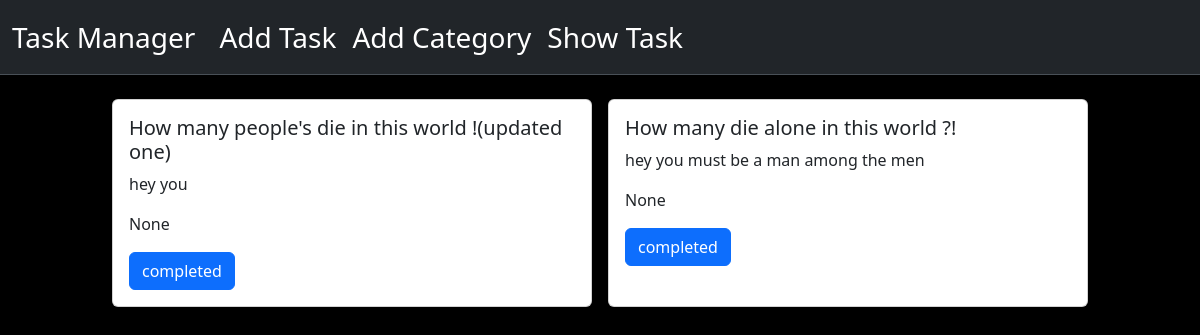
The page / on the database its author committed.
### Task/models.py (models this page shows, shortened)
class AddTask(models.Model):
    tasktitle = models.CharField(max_length=200)
    taskdescription = models.TextField()
    iscomplete = models.BooleanField("Mark as Complete", default=False)
    assigndate = models.DateTimeField()
    category = models.ManyToManyField(categories)

### Task_Management/views.py (the view)
# urls.py: path('',homepage, name = "homepage"),
def homepage(req):
    data = AddTask.objects.all()
    return render(req,'home.html', {'data': data})

### templates/home.html (shortened to what this page needs)
{% extends "base.html" %}
{% block content %}
<div class="d-flex flex-wrap justify-content-center gap-3 mt-4">
{% for val in data %}
  <div class = "card" style="width: 30rem">
    <div class="card-body">
    <h5 class="card-title">{{val.tasktitle}}</h5>
    <p class="card-text">
       {{val.taskdescription}}
    </p>
    <p class="card-text">
       {{val.category.name}}
    </p>
    {% if val.iscomplete %}
    <p class="card-text btn btn-primary">
        completed
    </p>
    {% else %}
    <a href="{% url 'edit_task' val.id %}" class=" btn btn-primary">Edit</a>
    <a href="{% url 'delete_task' val.id %}" class=" btn btn-danger">Delete</a>
    {% endif %}
  </div>
  </div>
  {% endfor %}
</div>
{% endblock content %}

### templates/base.html (shortened to what this page needs)
{% load static %}
<!DOCTYPE html>
<html lang="en">
<head>
    <link href="https://cdn.jsdelivr.net/npm/bootstrap@5.3.6/dist/css/bootstrap.min.css" rel="stylesheet">
    <link rel = "stylesheet", href = "{% static 'css/base.css' %}">
</head>
<body>
<nav class="navbar navbar-expand-lg bg-dark border-bottom border-body" data-bs-theme="dark">
  <div class="container-fluid">
    <a class="navbar-brand fs-3 text-white" href="{% url 'homepage' %}">Task Manager</a>
    <div class="collapse navbar-collapse" id="navbarText">
      <ul class="navbar-nav me-auto mb-2 mb-lg-0">
        <li class="nav-item">
          <a class="nav-link active fs-3 text-white" aria-current="page" href="{% url 'add_task' %}">Add Task</a>
        </li>
        <li class="nav-item fs-3 text-white">
          <a class="nav-link active" href="{% url 'add_category' %}">Add Category</a>
        </li>
        <li class="nav-item fs-3 text-white">
          <a class="nav-link active" href="{% url 'homepage' %}">Show Task</a>
        </li>
      </ul>
    </div>
  </div>
</nav>
{% block content %}
{% endblock content %}
</body>
</html>

### static/css/base.css (style rules this page uses)
body { background-color: black !important; }

### rows shown on the page
AddTask: tasktitle "How many people's die in this world !(updated one)", taskdescription "hey you", category.name "None", iscomplete "completed"
AddTask: tasktitle "How many die alone in this world ?!", taskdescription "hey you must be a man among the men", category.name "None", iscomplete "completed"
